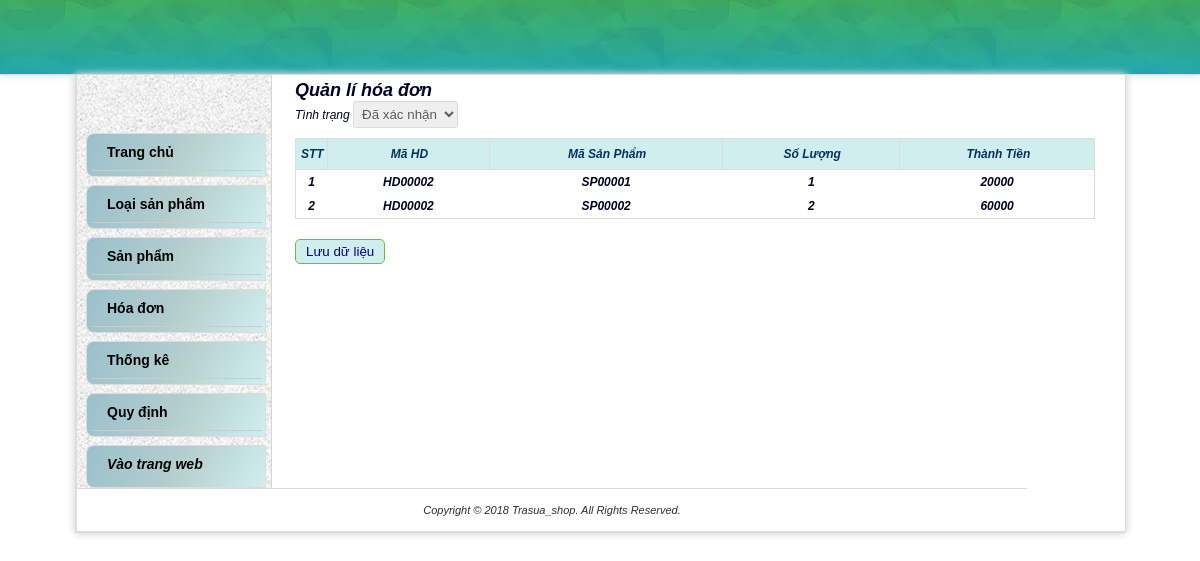
The app's page /SourceCode/Front_end/Web/admin/CTHD_MaHD.php?MaHD=HD00002 with its own data.
### tables this page shows
CREATE TABLE `hoadon` (
  `MaHD` varchar(7) NOT NULL,
  `MaKH` varchar(7) NOT NULL,
  `NgayDatHang` datetime DEFAULT NULL,
  `DiaChiNguoiNhan` varchar(80) DEFAULT NULL,
  `TinhTrang` varchar(20) DEFAULT NULL,
  `TriGia` int(11) DEFAULT NULL
);

CREATE TABLE `chitiethoadon` (
  `MaHD` varchar(7) NOT NULL,
  `MaSP` varchar(7) NOT NULL,
  `ThanhTien` int(15) DEFAULT NULL,
  `SoLuong` int(11) DEFAULT NULL
);

### SourceCode/Front_end/Web/admin/model/hoadon.php (called while the page is built, shortened)
<?php
	function lay_hoadon_mahd($mahd) {
	    $conn = connect();
        $strSQL = "SELECT * FROM chitiethoadon  hoadon  WHERE  mahd='".$mahd."'";
        $result = mysqli_query($conn, $strSQL) Or die('<p>Không thể thực thi câu truy vấn.</p>');
        return $result;
    }
    function lay_tinhtrang_mahd($mahd) {
        $conn = connect();
        $strSQL = "SELECT * FROM hoadon  WHERE  mahd='".$mahd."'";
        $result = mysqli_query($conn, $strSQL) Or die('<p>Không thể thực thi câu truy vấn.</p>');
        return $result;
    }
?>

### SourceCode/Front_end/Web/admin/CTHD_MaHD.php (the view, shortened to what this page needs)
<!DOCTYPE html>
<html>
    <head>
        <c:set var="root" value="${pageContext.request.contextPath}"/>
        <link href="css/mos-style.css" rel='stylesheet'type='text/css' />
    </head>
    <body>
        <?php include "parts/header.php"?>
    <div id="wrapper">
        <?php include "parts/menu.php"?>
        <div id="rightContent">
        <h2>Quản lí hóa đơn</h2>
        <?php require_once(__DIR__."\model\hoadon.php");?>
        <?php $mahd= $_GET['MaHD'];?>
        <?php $list_cthd = lay_hoadon_mahd($mahd);?>
        <?php $ttrang = lay_tinhtrang_mahd($mahd);?>
    <FORM action="controllers/hoadon.php" method="POST" enctype="multipart/form-data">
        <div>Tình trạng
            <select  name="tinhtrang">
                <?php $tinhtrang= mysqli_fetch_array($ttrang); ?>
                <option selected ="selected"><?php echo $tinhtrang['TinhTrang'] ?></option>
            </select>
        </div>
            <table class='data' id = 'hoadonTables'>
             <tr class='data'>
                <th class="data" width="30px">STT</th>
                <th class="data">Mã HD</th>
                <th class="data">Mã Sản Phẩm</th>
                <th class="data">Số Lượng</th>
                <th class="data">Thành Tiền</th>
            </tr>
            <?php $i=0 ; ?>
                <?php while ($cthd= mysqli_fetch_array($list_cthd)){ ?>
                    <tr >
                        <?php $i= $i +1; ?>
                        <td ><h4 ><?php echo $i; ?></h4></td>
                        <td ><h4 ><?php echo $cthd['MaHD']; ?></h4></td>
                        <td ><h4 ><?php echo $cthd['MaSP'] ?></h4></td>
                        <td ><h4 ><?php echo $cthd['SoLuong'] ?></h4></td>
                        <td ><h4 ><?php echo $cthd['ThanhTien'] ?></h4></td>
                    </tr>
                <?php } ?>
            </table>
        <input type="submit" class="button" value="Lưu dữ liệu" >
    </FORM>
        </div>
        <?php include "parts/footer.php"?>
        </div>
    </body>
</html>

### SourceCode/Front_end/Web/admin/css/mos-style.css (style rules this page uses)
body { background: url(../images/latar.jpg); margin: 0; padding: 0; font-family: Arial; font-size: 12px; color: #2e2e2e; text-align: center; }
input { padding: 4px;color: #5b5b5b;border: 1px solid #dcdcdc; -moz-border-radius: 3px;-webkit-border-radius: 3px;-o-border-radius: 3px; }
.button { cursor: pointer; padding: 4px 10px 4px 10px; color: #00008B; background-color: #D1EEEE; border: 1px solid #71bb3b; -moz-border-radius: 5px; -webkit-border-radius: 5px; -o-border-radius: 5px; }
select { padding: 4px;color: #5b5b5b;border: 1px solid #dcdcdc; -moz-border-radius: 3px;-webkit-border-radius: 3px;-o-border-radius: 3px; }
table { border:none;font-size: 12px; }
td { border:none; padding: 5px; }
table.data { border: 1px solid #dcdcdc; margin: 10px 0px 20px 0px; width: 97%; border-collapse: collapse;font-size: 12px; text-align: center; }
th.data { padding: 8px 4px 8px 4px;border: 1.5px solid #dcdcdc; background-color:#D1EEEE ;text-shadow: 1px 0px #003362;color:#0000; }
tr.data { background: #fff }
#wrapper { width: 1050px; padding: 0px 0 0 0; position: relative; border-left: 1px solid #dcdcdc; border-right: 1px solid #dcdcdc; border-bottom: 1px solid #dcdcdc; float: center; margin: auto; text-align: center; background: #fff url(../img/bg_kiri.png) repeat-y; -moz-box-shadow: 0px 0px 8px #dcdcdc; -webkit-box-shadow: 0px 0px 8px #dcdcdc; }
#rightContent { width: 835px; padding: 5px; float: right; border-left: 0px solid #dcdcdc; text-align: left; color: #000022; }

### SourceCode/Front_end/Web/admin/parts/menu.php (style rules this page uses)
* { margin: 0; padding: 0; -webkit-box-sizing: border-box; -moz-box-sizing: border-box; box-sizing: border-box; }

### records on screen
hoadon: tinhtrang "Đã xác nhận"
chitiethoadon: MaHD "HD00002", MaSP "SP00001", SoLuong "1", ThanhTien "20000"
chitiethoadon: MaHD "HD00002", MaSP "SP00002", SoLuong "2", ThanhTien "60000"
